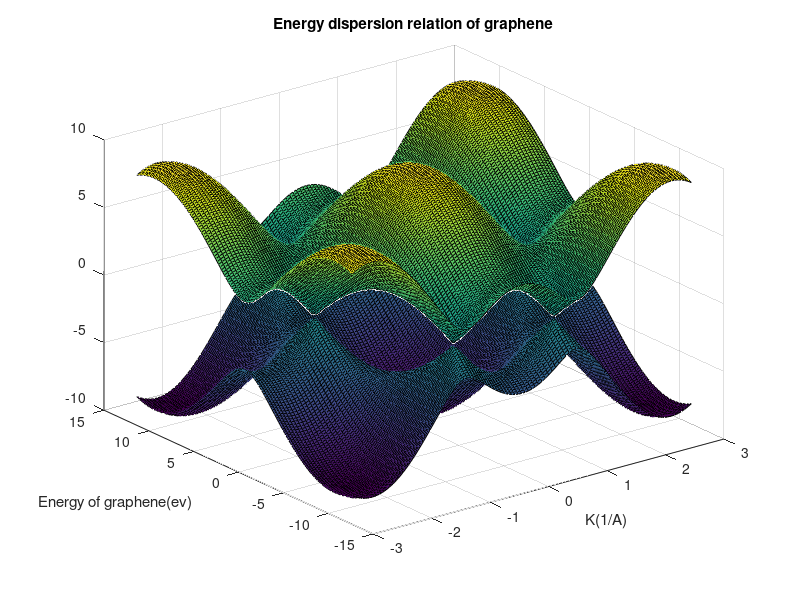

Write MATLAB code to recreate this figure.
%Graphene tight binding (TB) model for 3D bands in matlab.
% % % %plot 3D bands
x=linspace(-2.9,2.9,101); 
y=linspace(-12,12,151); 
[a,b]=meshgrid(x,y);
z= 3.033*sqrt(1+4*cos(b*0.1*pi).*cos(a*1.2283)+4*(cos(a*1.2283)).^2); 
zz=-3.033*sqrt(1+4*cos(b*0.1*pi).*cos(a*1.2283)+4*(cos(a*1.2283)).^2); 
figure 
surf(a,b,z) 
title('Energy dispersion relation of graphene') 
xlabel('K(1/A)'),ylabel(' Energy of graphene(ev)') 
hold on 
surf(a,b,zz)
